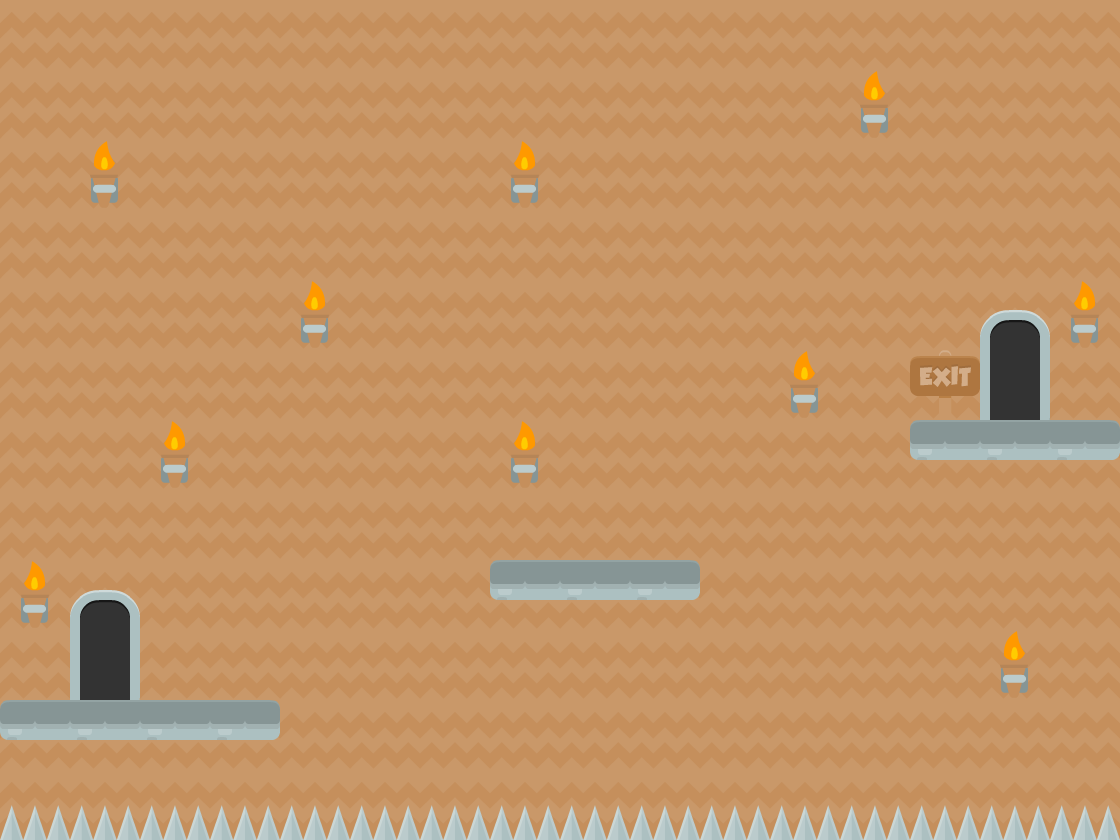

This is a level from a 2D game, rendered from its Tiled map with the project's own tilesets. A one-line summary and the map file follow, with tile-layer data summarised:
An orthogonal 16x12 tile map with 70x70 px tiles, 2 tile layers (Background 2, Background 1), 1 hidden layer not drawn, 3 tilesets and 1 object (levelTrigger).

<map version="1.0" orientation="orthogonal" width="16" height="12" tilewidth="70" tileheight="70">
 <tileset firstgid="1" name="background-tiles" tilewidth="70" tileheight="70">
  <image source="../img/background-tiles.png" width="910" height="910" />
 </tileset>
 <tileset firstgid="170" name="item-spritesheet" tilewidth="70" tileheight="70">
  <image source="../img/item-spritesheet.png" width="560" height="560" />
 </tileset>
 <tileset firstgid="234" name="meta-tiles" tilewidth="70" tileheight="70">
  <image source="../img/meta-tiles.png" width="350" height="70" />
  <tile id="2">
   <properties>
    <property name="type" value="platform" />
   </properties>
  </tile>
  <tile id="4">
   <properties>
    <property name="type" value="solid" />
   </properties>
  </tile>
 </tileset>
 <layer name="Background 2" width="16" height="12">
  <data>[192 cells, 192 non-empty, 2 distinct tile ids]</data>
 </layer>
 <layer name="Background 1" width="16" height="12">
  <data>[192 cells, 41 non-empty, 9 distinct tile ids]</data>
 </layer>
 <layer name="collision" width="16" height="12" visible="0" opacity="0.54">
  <properties>
   <property name="type" value="solid" />
  </properties>
  <data>[192 cells, 10 non-empty, 2 distinct tile ids]</data>
 </layer>
 <objectgroup name="trigger-entities" width="16" height="12">
  <object name="levelTrigger" x="980" y="280" width="70" height="140">
   <properties>
    <property name="level" value="level3" />
    <property name="xSpawn" value="140" />
    <property name="ySpawn" value="770" />
   </properties>
  </object>
 </objectgroup>
</map>
